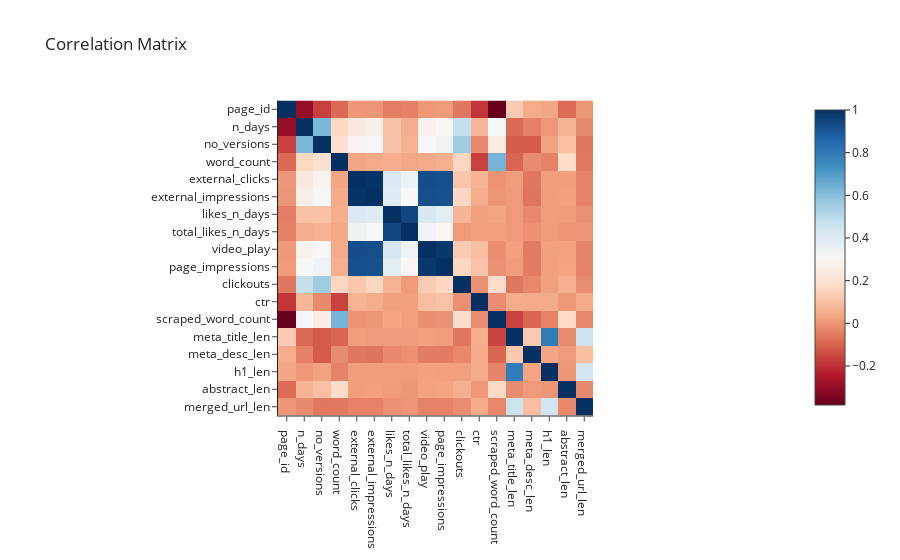

This figure's notebook cell:
### Code cell
# Compute the correlation matrix
corr_matrix = df[num_variables].corr()

# Print the correlation matrix
print(corr_matrix)

# Create heatmap of correlation matrix
fig = px.imshow(corr_matrix, color_continuous_scale='RdBu', title='Correlation Matrix')
fig.show()

### Figure 1 — Plotly figure (JSON) as saved in the notebook; plotly's stock layout.template omitted (floating-point values rounded to 4 significant figures; data arrays with more than 128 entries replaced by an {"elided": "..."} marker saying what was removed)
{"data": [{"coloraxis": "coloraxis", "hovertemplate": "x: %{x}<br>y: %{y}<br>color: %{z}<extra></extra>", "name": "0", "type": "heatmap", "x": ["page_id", "n_days", "no_versions", "word_count", "external_clicks", "external_impressions", "likes_n_days", "total_likes_n_days", "video_play", "page_impressions", "clickouts", "ctr", "scraped_word_count", "meta_title_len", "meta_desc_len", "h1_len", "abstract_len", "merged_url_len"], "xaxis": "x", "y": ["page_id", "n_days", "no_versions", "word_count", "external_clicks", "external_impressions", "likes_n_days", "total_likes_n_days", "video_play", "page_impressions", "clickouts", "ctr", "scraped_word_count", "meta_title_len", "meta_desc_len", "h1_len", "abstract_len", "merged_url_len"], "yaxis": "y", "z": {"elided": "18x18 float values"}}], "layout": {"coloraxis": {"colorscale": [[0, "rgb(103,0,31)"], [0.1, "rgb(178,24,43)"], [0.2, "rgb(214,96,77)"], [0.3, "rgb(244,165,130)"], [0.4, "rgb(253,219,199)"], [0.5, "rgb(247,247,247)"], [0.6, "rgb(209,229,240)"], [0.7, "rgb(146,197,222)"], [0.8, "rgb(67,147,195)"], [0.9, "rgb(33,102,172)"], [1, "rgb(5,48,97)"]]}, "title": {"text": "Correlation Matrix"}, "xaxis": {"anchor": "y", "constrain": "domain", "domain": [0, 1], "scaleanchor": "y"}, "yaxis": {"anchor": "x", "autorange": "reversed", "constrain": "domain", "domain": [0, 1]}}}
